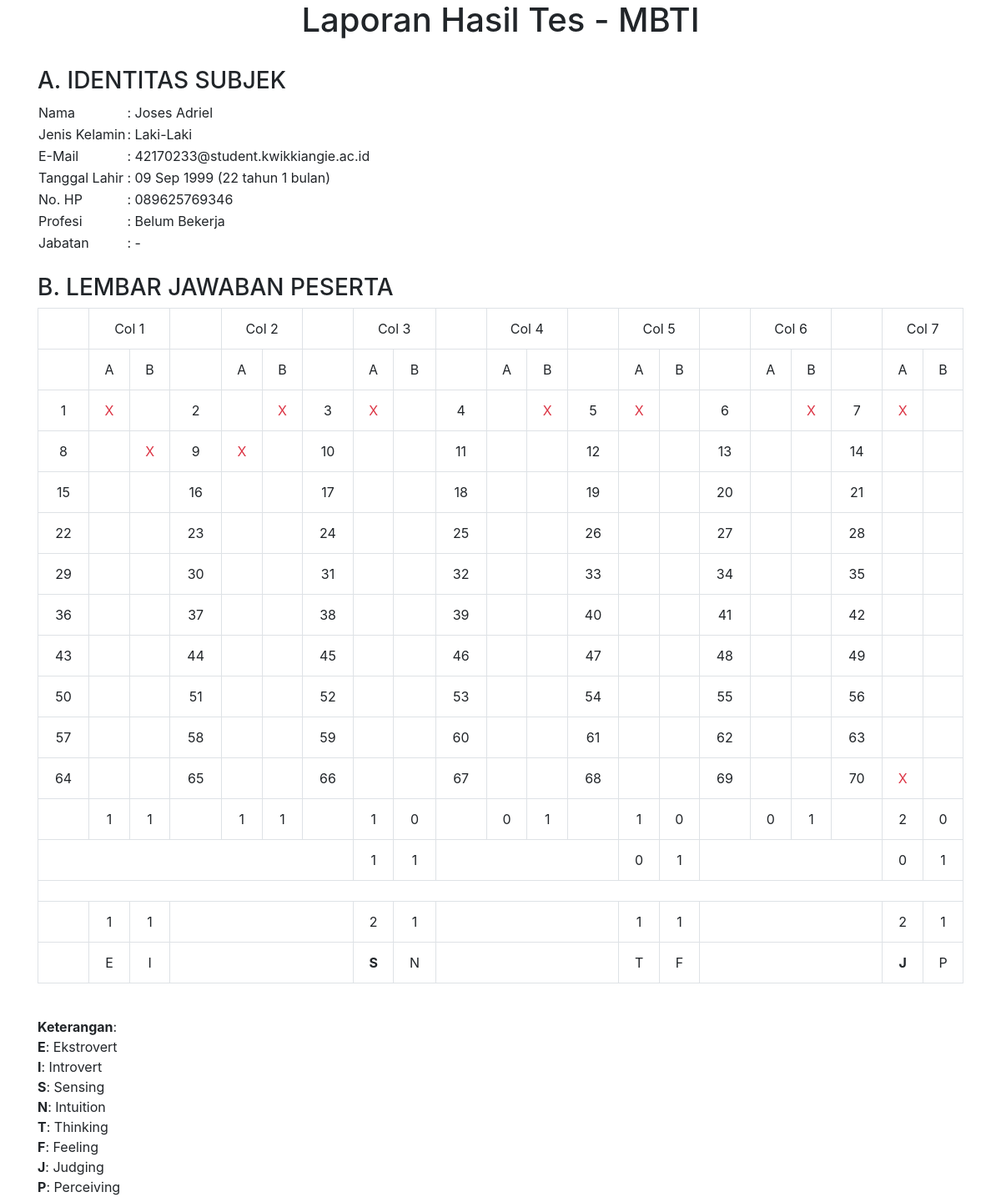
/admin/laporan-mbti.php?id=1, run on the app's committed database.
### tables this page shows
CREATE TABLE `tbl_user` (
  `id_user` int(11) NOT NULL,
  `nama` varchar(25) NOT NULL,
  `email` varchar(40) NOT NULL,
  `noHp` varchar(14) NOT NULL,
  `password` varchar(35) NOT NULL,
  `acara` int(11) NOT NULL,
  `keperluan` enum('Individu','Perusahaan') NOT NULL,
  `perusahaan` varchar(75) NOT NULL,
  `gender` enum('Laki-Laki','Perempuan') NOT NULL,
  `profesi` enum('Entrepreneur','Karyawan','Guru','Belum Bekerja') NOT NULL,
  `jabatan` varchar(15) NOT NULL DEFAULT '-',
  `pendidikan_terakhir` enum('SD','SMP','SMA','S1','S2','S3') NOT NULL,
  `tgl_lahir` date NOT NULL,
  `tgl_daftar` datetime NOT NULL DEFAULT current_timestamp(),
  `status` enum('Belum Aktif','Aktif') NOT NULL DEFAULT 'Belum Aktif'
);

### admin/laporan-mbti.php (the view, shortened to what this page needs)
<?php
include("../koneksi.php");
?>
<!DOCTYPE html>
<html lang="en">
<head>
    <link rel="stylesheet" href="https://maxcdn.bootstrapcdn.com/bootstrap/4.0.0/css/bootstrap.min.css">
</head>
<body>
    <?php
    if (isset($_GET['id'])) {
        $getUser = mysqli_query($db, "SELECT * FROM `tbl_user` WHERE id_user = '$_GET[id]'");
        if (mysqli_num_rows($getUser) > 0) {
            $user = mysqli_fetch_array($getUser);
            $bday = new DateTime($user['tgl_lahir']);
            $today = new Datetime(date('Y-m-d'));
            $diff = $today->diff($bday);
            $result = array();
            $getData = mysqli_query($db, "SELECT * FROM `tbl_soal` WHERE jenis_tes = 'MBTI' AND subtes = 'MBTI'");
            if (mysqli_num_rows($getData) > 0) {
                $i = 1;
                while ($data = mysqli_fetch_array($getData)) {
                    $result[$i] = array(
                        'id_soal' => $data['id_soal'],
                        'soal' => $data['soal'],
                        'jawaban1' => 0,
                        'jawaban2' => 0
                    );
                    $i++;
                }
            }
            $getJawaban = mysqli_query($db, "SELECT tbl_soal.id_soal, tbl_soal.subtes, tbl_jwbuser.jawaban FROM `tbl_soal` LEFT JOIN `tbl_jwbuser` ON tbl_soal.id_soal = tbl_jwbuser.id_soal WHERE tbl_soal.subtes = 'MBTI' AND tbl_jwbuser.id_user = '$_GET[id]'");
            if (mysqli_num_rows($getJawaban) > 0) {
                while ($hasil = mysqli_fetch_array($getJawaban)) {
                    for ($i = 1; $i <= count($result); $i++) {
                        if ($result[$i]['id_soal'] == $hasil['id_soal']) {
                            if ($hasil['jawaban'] == "A") $result[$i]['jawaban1'] = 1;
                            else if ($hasil['jawaban'] == "B") $result[$i]['jawaban2'] = 1;
                        }
                    }
                }
            }
            $col1A = $result[1]['jawaban1'] + $result[8]['jawaban1'] + $result[15]['jawaban1'] + $result[22]['jawaban1'] + $result[29]['jawaban1'] + $result[36]['jawaban1'] + $result[43]['jawaban1'] + $result[50]['jawaban1'] + $result[57]['jawaban1'] + $result[64]['jawaban1'];
            $col1B = $result[1]['jawaban2'] + $result[8]['jawaban2'] + $result[15]['jawaban2'] + $result[22]['jawaban2'] + $result[29]['jawaban2'] + $result[36]['jawaban2'] + $result[43]['jawaban2'] + $result[50]['jawaban2'] + $result[57]['jawaban2'] + $result[64]['jawaban2'];
            $col2A = $result[2]['jawaban1'] + $result[9]['jawaban1'] + $result[16]['jawaban1'] + $result[23]['jawaban1'] + $result[30]['jawaban1'] + $result[37]['jawaban1'] + $result[44]['jawaban1'] + $result[51]['jawaban1'] + $result[58]['jawaban1'] + $result[65]['jawaban1'];
            $col2B = $result[2]['jawaban2'] + $result[9]['jawaban2'] + $result[16]['jawaban2'] + $result[23]['jawaban2'] + $result[30]['jawaban2'] + $result[37]['jawaban2'] + $result[44]['jawaban2'] + $result[51]['jawaban2'] + $result[58]['jawaban2'] + $result[65]['jawaban2'];
            $col3A = $result[3]['jawaban1'] + $result[10]['jawaban1'] + $result[17]['jawaban1'] + $result[24]['jawaban1'] + $result[31]['jawaban1'] + $result[38]['jawaban1'] + $result[45]['jawaban1'] + $result[52]['jawaban1'] + $result[59]['jawaban1'] + $result[66]['jawaban1'];
            $col3B = $result[3]['jawaban2'] + $result[10]['jawaban2'] + $result[17]['jawaban2'] + $result[24]['jawaban2'] + $result[31]['jawaban2'] + $result[38]['jawaban2'] + $result[45]['jawaban2'] + $result[52]['jawaban2'] + $result[59]['jawaban2'] + $result[66]['jawaban2'];
            $col4A = $result[4]['jawaban1'] + $result[11]['jawaban1'] + $result[18]['jawaban1'] + $result[25]['jawaban1'] + $result[32]['jawaban1'] + $result[39]['jawaban1'] + $result[46]['jawaban1'] + $result[53]['jawaban1'] + $result[60]['jawaban1'] + $result[67]['jawaban1'];
            $col4B = $result[4]['jawaban2'] + $result[11]['jawaban2'] + $result[18]['jawaban2'] + $result[25]['jawaban2'] + $result[32]['jawaban2'] + $result[39]['jawaban2'] + $result[46]['jawaban2'] + $result[53]['jawaban2'] + $result[60]['jawaban2'] + $result[67]['jawaban2'];
            $col5A = $result[5]['jawaban1'] + $result[12]['jawaban1'] + $result[19]['jawaban1'] + $result[26]['jawaban1'] + $result[33]['jawaban1'] + $result[40]['jawaban1'] + $result[47]['jawaban1'] + $result[54]['jawaban1'] + $result[61]['jawaban1'] + $result[68]['jawaban1'];
            $col5B = $result[5]['jawaban2'] + $result[12]['jawaban2'] + $result[19]['jawaban2'] + $result[26]['jawaban2'] + $result[33]['jawaban2'] + $result[40]['jawaban2'] + $result[47]['jawaban2'] + $result[54]['jawaban2'] + $result[61]['jawaban2'] + $result[68]['jawaban2'];
            $col6A = $result[6]['jawaban1'] + $result[13]['jawaban1'] + $result[20]['jawaban1'] + $result[27]['jawaban1'] + $result[34]['jawaban1'] + $result[41]['jawaban1'] + $result[48]['jawaban1'] + $result[55]['jawaban1'] + $result[62]['jawaban1'] + $result[69]['jawaban1'];
            $col6B = $result[6]['jawaban2'] + $result[13]['jawaban2'] + $result[20]['jawaban2'] + $result[27]['jawaban2'] + $result[34]['jawaban2'] + $result[41]['jawaban2'] + $result[48]['jawaban2'] + $result[55]['jawaban2'] + $result[62]['jawaban2'] + $result[69]['jawaban2'];
            $col7A = $result[7]['jawaban1'] + $result[14]['jawaban1'] + $result[21]['jawaban1'] + $result[28]['jawaban1'] + $result[35]['jawaban1'] + $result[42]['jawaban1'] + $result[49]['jawaban1'] + $result[56]['jawaban1'] + $result[63]['jawaban1'] + $result[70]['jawaban1'];
            $col7B = $result[7]['jawaban2'] + $result[14]['jawaban2'] + $result[21]['jawaban2'] + $result[28]['jawaban2'] + $result[35]['jawaban2'] + $result[42]['jawaban2'] + $result[49]['jawaban2'] + $result[56]['jawaban2'] + $result[63]['jawaban2'] + $result[70]['jawaban2'];
            $E = $col1A;
            $I = $col1B;
            $S = $col2A + $col3A;
            $N = $col2B + $col3B;
            $T = $col4A + $col5A;
            $F = $col4B + $col5B;
            $J = $col6A + $col7A;
            $P = $col6B + $col7B;
    ?>
            <div class="container">
                <center>
                    <h1>Laporan Hasil Tes - MBTI</h1>
                </center>
                <br />
                <h3>A. IDENTITAS SUBJEK</h3>
                <table border="0">
                    <tr>
                        <td>Nama</td>
                        <td>: <?= $user['nama'] ?></td>
                    </tr>
                    <tr>
                        <td>Jenis Kelamin</td>
                        <td>: <?= $user['gender'] ?></td>
                    </tr>
                    <tr>
                        <td>E-Mail</td>
                        <td>: <?= $user['email'] ?></td>
                    </tr>
                    <tr>
                        <td>Tanggal Lahir</td>
                        <td>: <?= date("d M Y", strtotime($user['tgl_lahir'])) . " (" . $diff->y . " tahun " . $diff->m . " bulan" . ")" ?></td>
                    </tr>
                    <tr>
                        <td>No. HP</td>
                        <td>: <?= $user['noHp'] ?></td>
                    </tr>
                    <tr>
                        <td>Profesi</td>
                        <td>: <?= $user['profesi'] ?></td>
                    </tr>
                    <tr>
                        <td>Jabatan</td>
                        <td>: <?= $user['jabatan'] ?></td>
                    </tr>
                </table><br />
                <h3>B. LEMBAR JAWABAN PESERTA</h3>
                <table class="table table-bordered text-center">
                    <tr>
                        <td></td>
                        <td colspan="2">Col 1</td>
                        <td></td>
                        <td colspan="2">Col 2</td>
                        <td></td>
                        <td colspan="2">Col 3</td>
                        <td></td>
                        <td colspan="2">Col 4</td>
                        <td></td>
                        <td colspan="2">Col 5</td>
                        <td></td>
                        <td colspan="2">Col 6</td>
                        <td></td>
                        <td colspan="2">Col 7</td>
                    </tr>
                    <tr>
                        <td></td>
                        <td>A</td>
                        <td>B</td>
                        <td></td>
                        <td>A</td>
                        <td>B</td>
                        <td></td>
                        <td>A</td>
                        <td>B</td>
                        <td></td>
                        <td>A</td>
                        <td>B</td>
                        <td></td>
                        <td>A</td>
                        <td>B</td>
                        <td></td>
                        <td>A</td>
                        <td>B</td>
                        <td></td>
                        <td>A</td>
                        <td>B</td>
                    </tr>
                    <tr>
                        <?php
                        for ($i = 1; $i <= count($result); $i++) {
                            echo "<td>" . $i . "</td>";
                            if ($result[$i]['jawaban1'] == 1) echo "<td class='text-danger'>X</td>";
                            else echo "<td></td>";
                            if ($result[$i]['jawaban2'] == 1) echo "<td class='text-danger'>X</td>";
                            else echo "<td></td>";
                            if ($i % 7 == 0) echo "</tr><tr>";
                        }
                        ?>
                    </tr>
                    <tr>
                        <td></td>
                        <td><?= $col1A ?></td>
                        <td><?= $col1B ?></td>
                        <td></td>
                        <td><?= $col2A ?></td>
                        <td><?= $col2B ?></td>
                        <td></td>
                        <td><?= $col3A ?></td>
                        <td><?= $col3B ?></td>
                        <td></td>
                        <td><?= $col4A ?></td>
                        <td><?= $col4B ?></td>
                        <td></td>
                        <td><?= $col5A ?></td>
                        <td><?= $col5B ?></td>
                        <td></td>
                        <td><?= $col6A ?></td>
                        <td><?= $col6B ?></td>
                        <td></td>
                        <td><?= $col7A ?></td>
                        <td><?= $col7B ?></td>
                    </tr>
                    <tr>
                        <td colspan="7"></td>
                        <td><?= $col2A ?></td>
                        <td><?= $col2B ?></td>
                        <td colspan="4"></td>
                        <td><?= $col4A ?></td>
                        <td><?= $col4B ?></td>
                        <td colspan="4"></td>
                        <td><?= $col6A ?></td>
                        <td><?= $col6B ?></td>
                    </tr>
                    <tr>
                        <td colspan="21"></td>
                    </tr>
                    <tr>
                        <td></td>
                        <td><?= $E ?></td>
                        <td><?= $I ?></td>
                        <td colspan="4"></td>
                        <td><?= $S ?></td>
                        <td><?= $N ?></td>
                        <td colspan="4"></td>
                        <td><?= $T ?></td>
                        <td><?= $F ?></td>
                        <td colspan="4"></td>
                        <td><?= $J ?></td>
                        <td><?= $P ?></td>
                    </tr>
                    <tr>
                        <td></td>
                        <td><?= ($E > $I) ? "<b>E</b>" : "E" ?></td>
                        <td><?= ($E < $I) ? "<b>I</b>" : "I" ?></td>
                        <td colspan="4"></td>
                        <td><?= ($S > $N) ? "<b>S</b>" : "S" ?></td>
                        <td><?= ($S < $N) ? "<b>N</b>" : "N" ?></td>
                        <td colspan="4"></td>
                        <td><?= ($T > $F) ? "<b>T</b>" : "T" ?></td>
                        <td><?= ($T < $F) ? "<b>F</b>" : "F" ?></td>
                        <td colspan="4"></td>
                        <td><?= ($J > $P) ? "<b>J</b>" : "J" ?></td>
                        <td><?= ($J < $P) ? "<b>P</b>" : "P" ?></td>
                    </tr>
                </table>
                <br />
                <b>Keterangan</b>:<br />
                <b>E</b>: Ekstrovert<br />
                <b>I</b>: Introvert<br />
                <b>S</b>: Sensing<br />
                <b>N</b>: Intuition<br />
                <b>T</b>: Thinking<br />
                <b>F</b>: Feeling<br />
                <b>J</b>: Judging<br />
                <b>P</b>: Perceiving<br />
            </div>
    <?php
        }
    }
    ?>
</body>
</html>

### data on the page
tbl_user: nama "Joses Adriel", gender "Laki-Laki", email "42170233@student.kwikkiangie.ac.id", tgl_lahir "09 Sep 1999", tgl_lahir "22", tgl_lahir "1", noHp "089625769346", profesi "Belum Bekerja", jabatan "-"

### other printed values
$col1A "1"
$col1B "1"
$col2A "1"
$col2B "1"
$col3A "1"
$col3B "0"
$col4A "0"
$col4B "1"
$col5A "1"
$col5B "0"
$col6A "0"
$col6B "1"
$col7A "2"
$col7B "0"
$E "1"
